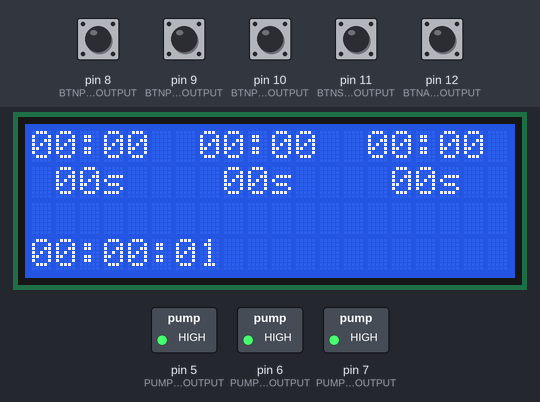
A sketch run on a simulated Arduino Uno, built with avr-gcc and run on an emulated ATmega328P. Parts: 20×4 character LCD, switched loads named in the sketch (green lamp = pin HIGH). Inputs (shaded band) come from the test bench; at power-on: pin 8 (BTNPUMP1_PINOUTPUT), pin 9 (BTNPUMP2_PINOUTPUT), pin 10 (BTNPUMP3_PINOUTPUT), pin 11 (BTNSET_PINOUTPUT), pin 12 (BTNADJ_PINOUTPUT) LOW.

Above: at 1.2 s.
1.3 s: pin 8 (BTNPUMP1_PINOUTPUT) pulled HIGH for 0.2 s
At 1.44 s:
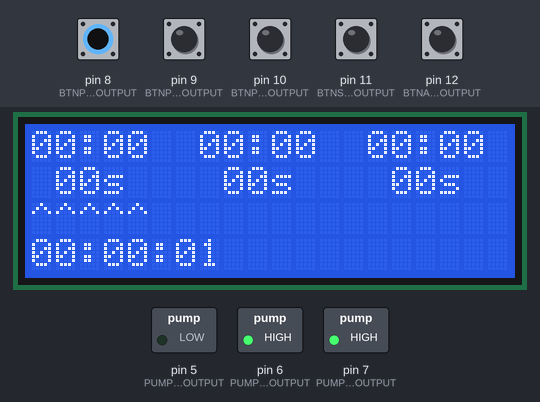
3.0 s: pin 9 (BTNPUMP2_PINOUTPUT) pulled HIGH for 0.2 s
At 3.15 s:
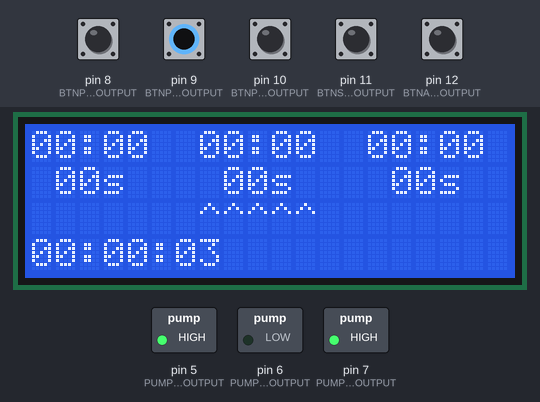
4.7 s: pin 10 (BTNPUMP3_PINOUTPUT) pulled HIGH for 0.2 s
At 4.86 s:
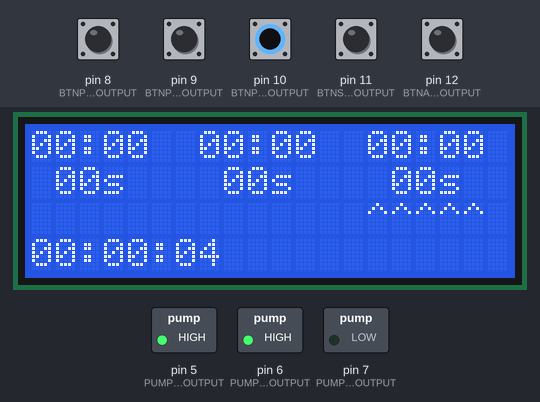
6.4 s: pin 11 (BTNSET_PINOUTPUT) pulled HIGH for 1 s
At 8.7 s:
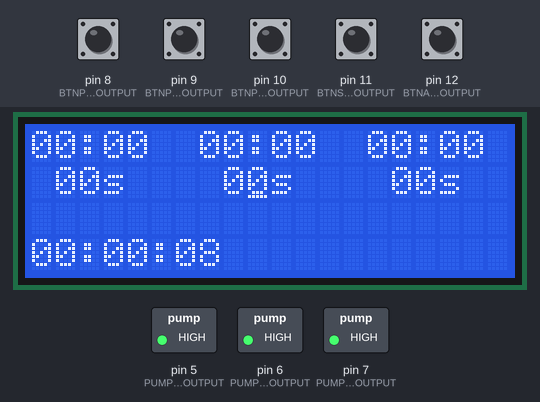
8.9 s: pin 8 (BTNPUMP1_PINOUTPUT) pulled HIGH for 1 s
At 10.9 s:
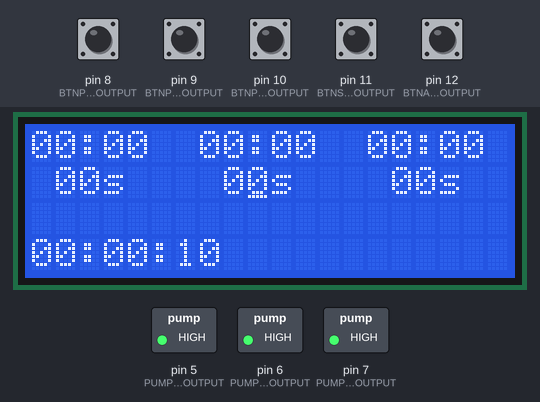
11.4 s: pin 9 (BTNPUMP2_PINOUTPUT) pulled HIGH for 1 s
At 14.6 s:
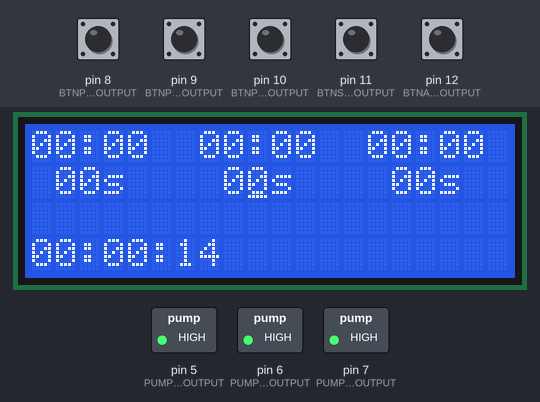
Timing chart, 0 to 14.9 s (numbered marks = the images above; inputs shaded):
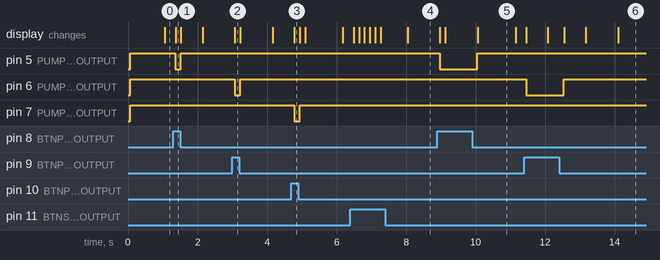

Measured:
- after the input at 1.3 s, pin 5 (PUMP1_PINOUTPUT): HIGH → LOW after 0.06 s, → HIGH 0.16 s later; the display: changes after 0.07 s (image 1)
- after the input at 3.0 s, pin 6 (PUMP2_PINOUTPUT): HIGH → LOW after 0.07 s, → HIGH 0.16 s later; the display: changes after 0.08 s (image 2)
- after the input at 4.7 s, pin 7 (PUMP3_PINOUTPUT): HIGH → LOW after 0.08 s, → HIGH 0.16 s later; the display: changes after 0.08 s (image 3)
- after the input at 8.9 s, pin 5 (PUMP1_PINOUTPUT): HIGH → LOW after 0.06 s, → HIGH 1.1 s later; the display: first changes after 0.07 s (image 5 shows a later state)
- after the input at 11.4 s, pin 6 (PUMP2_PINOUTPUT): HIGH → LOW after 0.05 s, → HIGH 1.1 s later; the display: first changes after 0.06 s (image 6 shows a later state)
- what the display in image 5 shows lasts 1.0 s, from 10.1 s to 11.1 s

The sketch:

aquadose.ino
```cpp
#include <Wire.h>
#include <LiquidCrystal_I2C.h>
#include <avr/wdt.h>
#include <OneWire.h>
#include <UIPEthernet.h>
#include <EEPROM.h>
EthernetServer server = EthernetServer(80);

LiquidCrystal_I2C lcd(0x27, 2, 1, 0, 4, 5, 6, 7, 3, POSITIVE);

#define startEEPROMloc 100

void(* resetFunc) (void) = 0;//declare reset function at address 0

#define S 1uL
#define M 60uL
#define H 3600uL

#define DOPUMP    1
#define DONOTPUMP 0


#define PUMP1_PINOUTPUT        5
#define PUMP2_PINOUTPUT        6
#define PUMP3_PINOUTPUT        7

#define BTNPUMP1_PINOUTPUT     8
#define BTNPUMP2_PINOUTPUT     9
#define BTNPUMP3_PINOUTPUT    10
#define BTNSET_PINOUTPUT      11
#define BTNADJ_PINOUTPUT   12

const unsigned long WaitPeriod = 10000uL;
unsigned long WaitLast;

unsigned long ResetTime;

typedef struct pump_type
{
  unsigned long start;
  unsigned long duration;
  int EEPROMloc_start;
  int EEPROMloc_duration;
};

pump_type pump[4];

typedef struct lcdpos_type
{
  int x;
  int y;
  int pump;
  unsigned long timestep;
};

const lcdpos_type curpos_xy[] = {
  1, 0, 1, H,    4, 0, 1, M,    2, 1, 1, S,
  1+7, 0, 2, H,  4+7, 0, 2, M,  2+7, 1, 2, S,
  1+14, 0, 3, H, 4+14, 0, 3, M, 2+14, 1, 3, S,
};

const int curpos_loc_max = 9;
int curpos_loc = curpos_loc_max;


void setup()
{
  wdt_enable(WDTO_8S);

  Serial.begin(9600);

  lcd.begin(20, 4);              // initialize the lcd
  lcd.clear();
  lcd.noCursor();
  lcd.backlight();
  lcd.home ();                   // go home


  pinMode(PUMP1_PINOUTPUT, OUTPUT);
  pinMode(PUMP2_PINOUTPUT, OUTPUT);
  pinMode(PUMP3_PINOUTPUT, OUTPUT);

  pinMode(BTNPUMP1_PINOUTPUT, INPUT);
  pinMode(BTNPUMP2_PINOUTPUT, INPUT);
  pinMode(BTNPUMP3_PINOUTPUT, INPUT);
  pinMode(BTNSET_PINOUTPUT, INPUT);
  pinMode(BTNADJ_PINOUTPUT, INPUT);

  dopump(1, DONOTPUMP);
  dopump(2, DONOTPUMP);
  dopump(3, DONOTPUMP);

  ResetTime = 24*H; //reset after end of cycle

  pump[1].EEPROMloc_start = startEEPROMloc;
  pump[1].EEPROMloc_duration = pump[1].EEPROMloc_start + 4;
  pump[2].EEPROMloc_start = pump[1].EEPROMloc_duration + 4;
  pump[2].EEPROMloc_duration = pump[2].EEPROMloc_start + 4;
  pump[3].EEPROMloc_start = pump[2].EEPROMloc_duration + 4;
  pump[3].EEPROMloc_duration = pump[3].EEPROMloc_start + 4;


  pump[1].start = EEPROMReadlong(pump[1].EEPROMloc_start);
  pump[1].duration = EEPROMReadlong(pump[1].EEPROMloc_duration);
  pump[2].start = EEPROMReadlong(pump[2].EEPROMloc_start);
  pump[2].duration = EEPROMReadlong(pump[2].EEPROMloc_duration);
  pump[3].start = EEPROMReadlong(pump[3].EEPROMloc_start);
  pump[3].duration = EEPROMReadlong(pump[3].EEPROMloc_duration);

if(pump[1].duration > M){
  pump[1].start = 0; pump[1].duration = 0;
  pump[2].start = 0; pump[2].duration = 0;
  pump[3].start = 0; pump[3].duration = 0;
}


  //  uint8_t mac[6] = {
  //    0x74, 0x73, 0x71, 0x2D, 0x32, 0x37                         };
  //  IPAddress myIP(192, 168, 1, 207);
  //  Ethernet.begin(mac, myIP);
  //server.begin();

}

long *minutes;
long *seconds;

int cas (unsigned long time, int *hours, int *minutes, int *seconds)
{
  long h, m, s;

  h = time / H;
  m = (time - h*H) / M;
  s = (time - h*H - m*M) / S;

  *hours = h;
  *minutes = m;
  *seconds = s;

  return 0;
}


void printlcdtime(int hours, int minutes){
  if(hours<10){
    lcd.print(F("0"));
  }
  lcd.print(hours);
  lcd.print(F(":"));
  if(minutes<10){
    lcd.print(F("0"));
  }
  lcd.print(minutes);
}

void printlcdtime(int hours, int minutes, int seconds){
  if(hours<10){
    lcd.print(F("0"));
  }
  lcd.print(hours);
  lcd.print(F(":"));
  if(minutes<10){
    lcd.print(F("0"));
  }
  lcd.print(minutes);
  lcd.print(F(":"));
  if(seconds<10){
    lcd.print(F("0"));
  }
  lcd.print(seconds);
}

void printlcdtime(int seconds){
  if(seconds<10){
    lcd.print(F("0"));
  }
  lcd.print(seconds);
}

struct time{
  int hours;
  int mins;
  int secs;
}
a;

int checkpump(unsigned long start, unsigned long duration)
{
  unsigned long currtime = millis()/1000;

  if ((currtime >= start) && (currtime < start+duration))
  {
    //time to pump
    return 1;
  }
  else
  {
    //do nothing
    return 0;
  }

};

void dopump(int pumpnum, int state)
{
  int pin;

  switch(pumpnum)
  {
  case 1:
    pin = PUMP1_PINOUTPUT;
    break;
  case 2:
    pin = PUMP2_PINOUTPUT;
    break;
  case 3:
    pin = PUMP3_PINOUTPUT;
    break;
  default:
    break;
  }


  if(state == DOPUMP){
    digitalWrite(pin, LOW);
  }
  else {
    digitalWrite(pin, HIGH);
  }

}


void loop()
{


  wdt_reset();

  //ETHERNET PART
  //  if (EthernetClient client = server.available())
  //  {
  //    Serial.print(F("eth. "));
  //    client.print(co2);
  //    client.print(F(" "));
  //    client.print(humidout);
  //    client.stop();
  //    EtherQueryLast = millis();
  //  }


  lcd.setCursor (0, 0);
  //lcd.print(F("P1 "));
  cas(pump[1].start, &a.hours, &a.mins, &a.secs);
  printlcdtime(a.hours, a.mins);
  cas(pump[1].duration, &a.hours, &a.mins, &a.secs);
  lcd.setCursor (0+1, 1);
  printlcdtime(a.secs);
  lcd.print(F("s"));


  lcd.setCursor (7, 0);
  cas(pump[2].start, &a.hours, &a.mins, &a.secs);
  printlcdtime(a.hours, a.mins);
  cas(pump[2].duration, &a.hours, &a.mins, &a.secs);
  lcd.setCursor (7+1, 1);
  printlcdtime(a.secs);
  lcd.print(F("s"));

  lcd.setCursor (14, 0);
  cas(pump[3].start, &a.hours, &a.mins, &a.secs);
  printlcdtime(a.hours, a.mins);
  cas(pump[3].duration, &a.hours, &a.mins, &a.secs);
  lcd.setCursor (14+1, 1);
  printlcdtime(a.secs);
  lcd.print(F("s"));


  //lcd.setCursor (0, 3);
  //    lcd.print(F("192.168.1.207"));
  cas(millis()/1000,&a.hours, &a.mins, &a.secs);

  lcd.setCursor (0, 3);
  //lcd.print(F("TIME:"));
  printlcdtime(a.hours, a.mins, a.secs);


  lcd.setCursor (0, 2);
  if((checkpump(pump[1].start, pump[1].duration)==1) || (digitalRead(BTNPUMP1_PINOUTPUT) == HIGH))
  {
    lcd.print("^^^^^");
    dopump(1, DOPUMP);
  }
  else
  {
    lcd.print(F("     "));
    dopump(1, DONOTPUMP);
  }


  lcd.setCursor (7, 2);
  if((checkpump(pump[2].start, pump[2].duration)==1) || (digitalRead(BTNPUMP2_PINOUTPUT) == HIGH))
  {
    lcd.print("^^^^^");
    dopump(2, DOPUMP);
  }
  else
  {
    lcd.print(F("     "));
    dopump(2, DONOTPUMP);
  }


  lcd.setCursor (14, 2);
  if((checkpump(pump[3].start, pump[3].duration)==1) || (digitalRead(BTNPUMP3_PINOUTPUT) == HIGH))
  {
        lcd.print("^^^^^");
        dopump(3, DOPUMP);
  }
  else
  {
    lcd.print(F("     "));
    dopump(3, DONOTPUMP);
  }

  //choosing which value to change
  if( (digitalRead(BTNSET_PINOUTPUT) == HIGH)){
    WaitLast = millis();
    curpos_loc++;
    if(curpos_loc > curpos_loc_max){
      curpos_loc = 0;
    }
  }

  if(curpos_loc == curpos_loc_max){
    lcd.noCursor();
  }
  else {
    lcd.cursor();
  }

  //changing particular value if in set mode
  if(curpos_loc < curpos_loc_max){
    if( (digitalRead(BTNADJ_PINOUTPUT) == HIGH)){
      WaitLast = millis();

      //hours and minutes only for starttime
      if(curpos_xy[curpos_loc].timestep == H){
        cas(pump[curpos_xy[curpos_loc].pump].start, &a.hours, &a.mins, &a.secs);
        if(a.hours==23){
          pump[curpos_xy[curpos_loc].pump].start -= 23*H;
        }
        else {
          pump[curpos_xy[curpos_loc].pump].start += H;
        }
      }

      //hours and minutes only for starttime
      if(curpos_xy[curpos_loc].timestep == M){
        cas(pump[curpos_xy[curpos_loc].pump].start, &a.hours, &a.mins, &a.secs);
        if(a.mins==59){
          pump[curpos_xy[curpos_loc].pump].start -= 59*M;
        }
        else {
          pump[curpos_xy[curpos_loc].pump].start += M;
        }
      }

      //seconds only for duration
      if(curpos_xy[curpos_loc].timestep == S){
        cas(pump[curpos_xy[curpos_loc].pump].duration, &a.hours, &a.mins, &a.secs);
        if(a.secs==59){
          pump[curpos_xy[curpos_loc].pump].duration -= 59*S;
        }
        else {
          pump[curpos_xy[curpos_loc].pump].duration += S;
        }
      }

      EEPROMWritelong(pump[1].EEPROMloc_start, pump[1].start);
      EEPROMWritelong(pump[1].EEPROMloc_duration, pump[1].duration);
      EEPROMWritelong(pump[2].EEPROMloc_start, pump[2].start);
      EEPROMWritelong(pump[2].EEPROMloc_duration, pump[2].duration);
      EEPROMWritelong(pump[3].EEPROMloc_start, pump[3].start);
      EEPROMWritelong(pump[3].EEPROMloc_duration, pump[3].duration);

    }
  }


  lcd.setCursor(curpos_xy[curpos_loc].x,curpos_xy[curpos_loc].y);

  if((millis()) > (WaitLast + WaitPeriod))
  {
    //no iput from user, cancel setting mode
    curpos_loc = curpos_loc_max;
  }


  if ((millis()/1000) >= ResetTime)
  {
    resetFunc(); //call reset
  }

  delay(100);


  //lcd.setCursor (18, 3);
  //lcd.print(curpos_loc);
  //lcd.print(" ");
}


long EEPROMReadlong(int address) {
  long four = EEPROM.read(address);
  long three = EEPROM.read(address + 1);
  long two = EEPROM.read(address + 2);
  long one = EEPROM.read(address + 3);

  return ((four << 0) & 0xFF) + ((three << 8) & 0xFFFF) + ((two << 16) & 0xFFFFFF) + ((one << 24) & 0xFFFFFFFF);
}

void EEPROMWritelong(int address, long value) {
  byte four = (value & 0xFF);
  byte three = ((value >> 8) & 0xFF);
  byte two = ((value >> 16) & 0xFF);
  byte one = ((value >> 24) & 0xFF);

  //avoid overwriting with the same values
  if(EEPROMReadlong(address) != value)
  {
    EEPROM.write(address, four);
    EEPROM.write(address + 1, three);
    EEPROM.write(address + 2, two);
    EEPROM.write(address + 3, one);
  }
}
```
